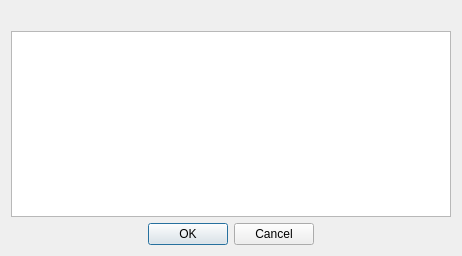
<?xml version="1.0" encoding="UTF-8"?>
<ui version="4.0">
    <class>PreviewSelectDialog</class>
    <widget class="QDialog" name="PreviewSelectDialog">
        <property name="geometry">
            <rect>
                <x>0</x>
                <y>0</y>
                <width>462</width>
                <height>256</height>
            </rect>
        </property>
        <property name="windowTitle">
            <string>Preview selection</string>
        </property>
        <layout class="QVBoxLayout">
            <item>
                <widget class="QLabel" name="label">
                    <property name="wordWrap">
                        <bool>true</bool>
                    </property>
                </widget>
            </item>
            <item>
                <widget class="QTreeView" name="previewList">
                    <property name="sortingEnabled">
                        <bool>true</bool>
                    </property>
                </widget>
            </item>
            <item>
                <widget class="QDialogButtonBox" name="buttonBox">
                    <property name="standardButtons">
                        <set>QDialogButtonBox::Cancel|QDialogButtonBox::Ok</set>
                    </property>
                    <property name="centerButtons">
                        <bool>true</bool>
                    </property>
                </widget>
            </item>
        </layout>
    </widget>
    <resources/>
    <connections/>
</ui>
